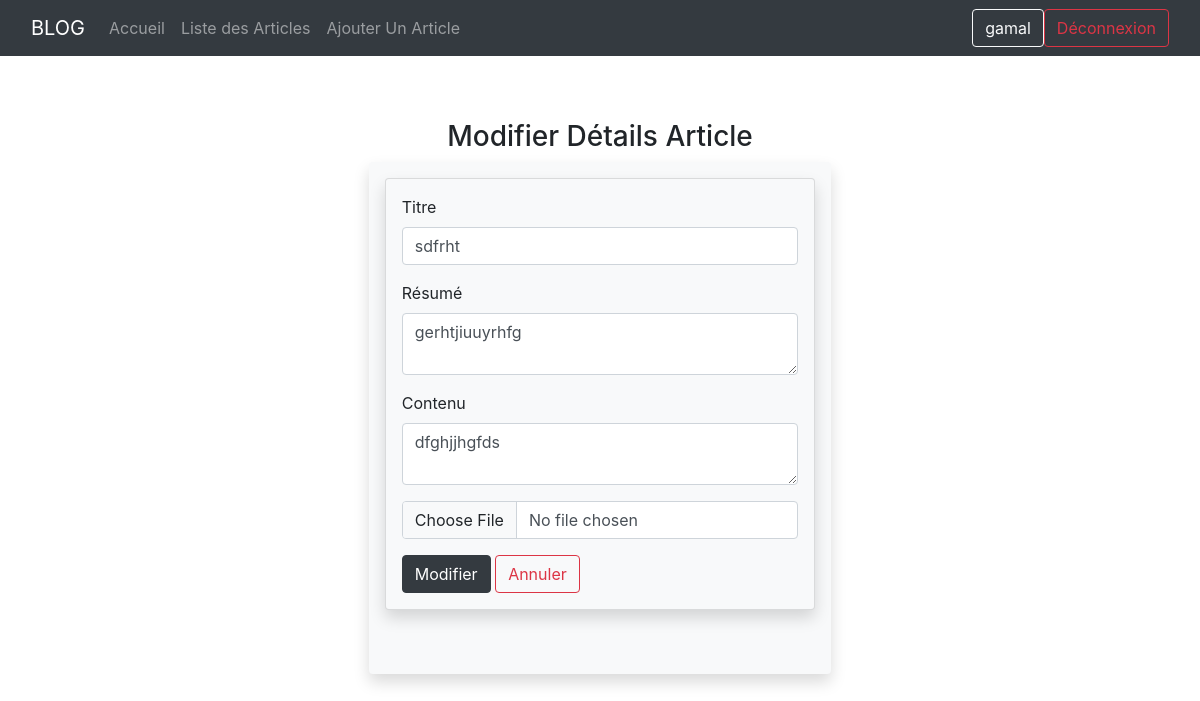
/blog/article/update/28/ (signed in), run on an earlier commit of the app's database.
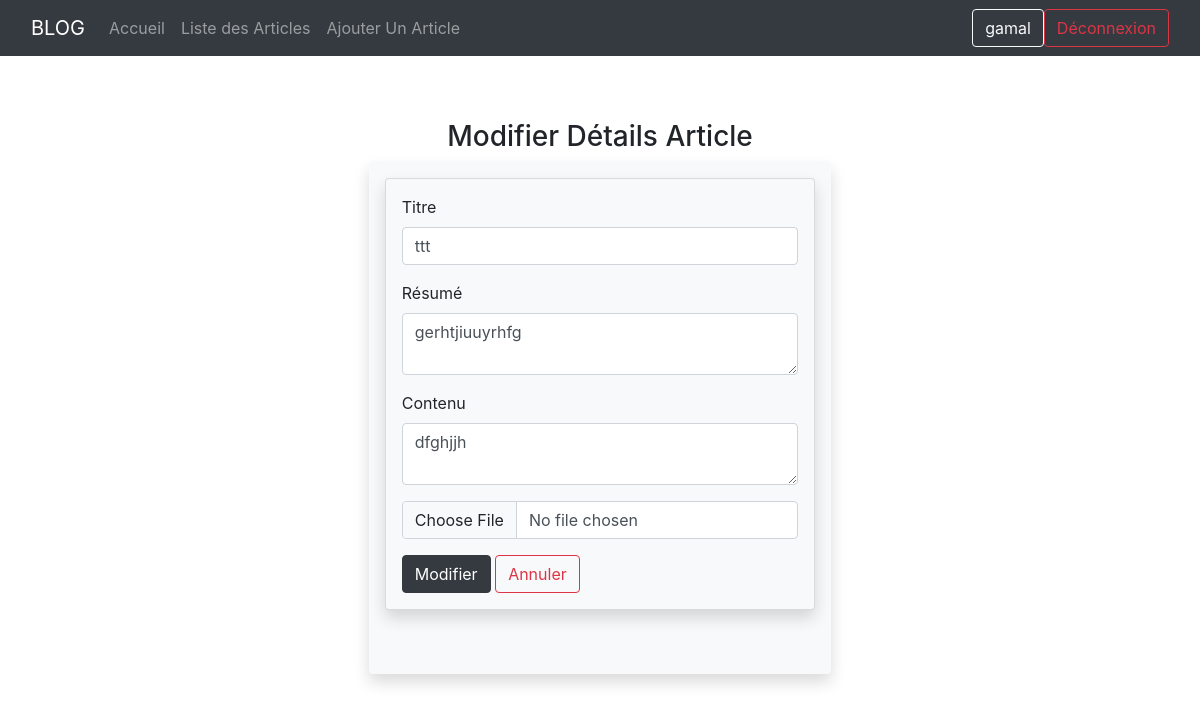
And on a later commit of the database.
### blog/models.py (models this page shows, shortened)
class Article(models.Model):
  title = models.CharField(max_length=100)
  summary = models.TextField(max_length=500)
  content = models.TextField()
  author = models.ForeignKey(User, on_delete=models.CASCADE, default=1)
  date_create = models.DateTimeField(auto_now_add=True)
  date_updat = models.DateTimeField(auto_now=True)
  image = models.ImageField(null=True, upload_to="image_blog")

### blog/views.py (the view, shortened to what this page needs)
# urls.py: path('article/update/<int:id>/',views.update_article, name="page4"),
@login_required(login_url="/login/")
def update_article(request, id):
  articles = get_object_or_404(Article, id=id)
  if request.user != articles.author:
        return HttpResponseForbidden("Vous n'êtes pas autorisé à modifier cet article.")
  return render(request, "page_s/update_article.html", {'articles':articles})

### templates/page_s/update_article.html (shortened to what this page needs)
{% extends "base.html" %}
{% block content %}
{% include 'partials/navbar.html' %}
<h3 class="text-center mt-5 pt-3">Modifier Détails Article</h3>
<div class="container">
  <div class="col-md-5 m-auto shadow p-3 mb-5 bg-body-tertiary rounded">
    <div class="card card-body shadow p-3 mb-5 bg-body-tertiary rounded">
      <form method="POST" action="{% url 'page4' articles.id %}" enctype="multipart/form-data"> {% csrf_token %}
        <div class="mb-3">
          <label for="title" class="form-label">Titre</label>
          <input type="text" class="form-control" name="title" value="{{ articles.title }}"/>
        </div>
        <div class="mb-3">
          <label for="summary" class="form-label">Résumé</label>
          <textarea class="form-control" name="summary" >{{ articles.summary }}</textarea>
        </div>
        <div class="mb-3">
          <label for="floatingTextarea2">Contenu</label>
          <textarea class="form-control" name="content">{{ articles.content }}</textarea>
        </div>
        <div class="mb-3">
          <input type="file" class="form-control" aria-label="file example" name="image">
        </div>
        <button type="submit" class="btn btn-dark">Modifier</button>
        <a class="btn btn-outline-danger">Annuler</a>
      </form>
    </div>
  </div>
</div>
{% endblock %}

What changed in the data, as far as the page shows it:
changed Article "gerhtjiuuyrhfg": title "sdfrht" → "ttt"; content "dfghjjhgfds" → "dfghjjh"
